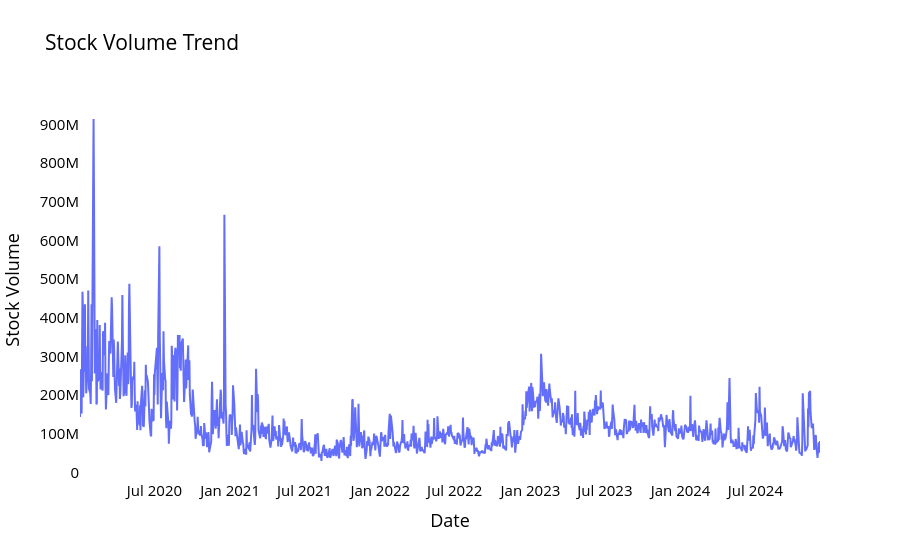

Write notebook code for a chart like this one.
### Markdown cell above
### Volume Trend

### Code cell
# Create the figure
fig = go.Figure()

# Add the volume line trace
fig.add_trace(go.Scatter(x=maindf['date'], y=maindf['volume'], mode='lines', name='Stock Volume'))

# Update layout
fig.update_layout(
    title_text='Stock Volume Trend',
    xaxis_title='Date',
    yaxis_title='Stock Volume',
    font_size=15,
    font_color='black',
    legend_title_text='Volume',
    plot_bgcolor='white'
)

# Remove gridlines
fig.update_xaxes(showgrid=False)
fig.update_yaxes(showgrid=False)

# Show the figure
fig.show()

### Figure 1 — Plotly figure (JSON) as saved in the notebook; plotly's stock layout.template omitted (floating-point values rounded to 4 significant figures; data arrays with more than 128 entries replaced by an {"elided": "..."} marker saying what was removed)
{"data": [{"mode": "lines", "name": "Stock Volume", "type": "scatter", "x": {"elided": "1241 str values"}, "y": {"elided": "1241 int values"}}], "layout": {"font": {"color": "black", "size": 15}, "legend": {"title": {"text": "Volume"}}, "plot_bgcolor": "white", "title": {"text": "Stock Volume Trend"}, "xaxis": {"showgrid": false, "title": {"text": "Date"}}, "yaxis": {"showgrid": false, "title": {"text": "Stock Volume"}}}}
